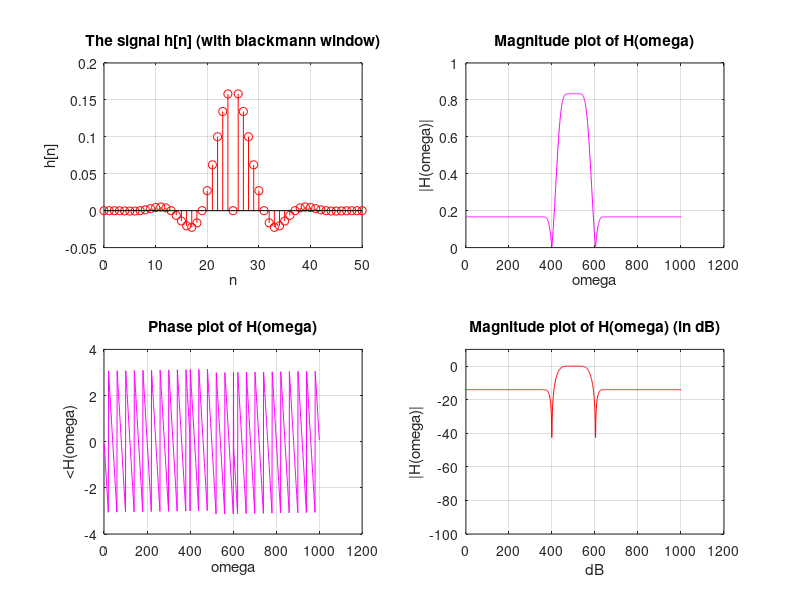

Source code (MATLAB):
n=0:50;

multiply = 1./(pi*(25-n));
hd = multiply.*(sin(pi/6*(25 - n)));
hd(26) = 0;

% -- making the blackmann window -- %
wn = blackman(51);
wn = transpose(wn);
hn = hd.*wn;

figure();
subplot(2,2,1);
stem(n,hn,'red');
grid on;
title("The signal h[n] (with blackmann window)");
ylabel("h[n]");
xlabel("n");

% -- finding dft of hn -- %
y = fft(hn,1001);
y = fftshift(y);
subplot(2,2,2);
plot(1:1001,abs(y),'magenta');
title("Magnitude plot of H(\omega)");
grid on;
ylabel("|H(\omega)|");
xlabel("\omega");

subplot(2,2,3);
plot(1:1001,angle(y),'magenta');
title("Phase plot of H(\omega)");
grid on;
ylabel("<H(\omega)");
xlabel("\omega");

y1 = 20*log10(abs(y/max(y)));
subplot(2,2,4);
plot(1:length(y1),y1,'red');
title("Magnitude plot of H(\omega) (in dB)");
grid on;
ylabel("|H(\omega)|");
xlabel("dB");
ylim([-100,10]);
